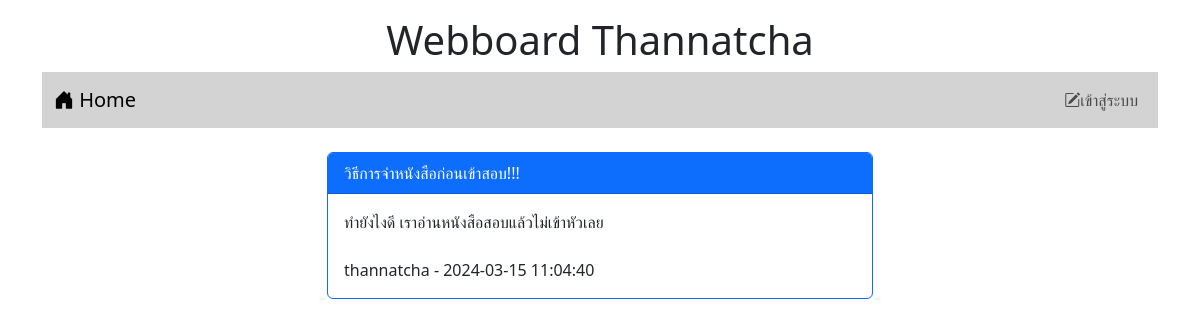
Screenshot of /post.php?id=5 with the database file from the repository.
### tables this page shows
CREATE TABLE `post` (
  `id` int(11) NOT NULL,
  `title` varchar(128) NOT NULL,
  `content` varchar(2048) NOT NULL,
  `post_date` datetime NOT NULL,
  `cat_id` int(11) NOT NULL,
  `user_id` int(11) NOT NULL
);

CREATE TABLE `user` (
  `id` int(11) NOT NULL,
  `login` varchar(32) NOT NULL,
  `password` varchar(64) NOT NULL,
  `name` varchar(64) NOT NULL,
  `gender` char(1) NOT NULL,
  `email` varchar(32) NOT NULL,
  `role` char(1) NOT NULL
);

### post.php (the view, shortened to what this page needs)
<!DOCTYPE html>
<html lang="en">
<head>
    <link href="https://cdn.jsdelivr.net/npm/bootstrap@5.3.2/dist/css/bootstrap.min.css" rel="stylesheet">
    <link rel="stylesheet" href="https://cdn.jsdelivr.net/npm/bootstrap-icons@1.11.3/font/bootstrap-icons.min.css">
</head>
<body>
    <div class="container-lg">
        <h1 style="text-align: center;" class="mt-3">Webboard Thannatcha</h1>
        <?php include "nav.php" ?>
        <div class="row mt-4">
            <div class="col-lg-3 col-md-2 col-sm-1"></div>
            <div class="col-lg-6 col-md-8 col-sm-10">
            <?php
            $conn=new PDO("mysql:host=localhost;dbname=webboard;charset=utf8","root","");
            $sql="SELECT post.title,post.content,post.post_date,user.login
            FROM post INNER JOIN user ON (post.user_id=user.id) WHERE post.id=$_GET[id]";
            $result=$conn->query($sql);
            while($row=$result->fetch()){
            echo "<div class='card border-primary'>";
            echo "<div class='card-header bg-primary text-white'>$row[0]</div>";
            echo "<div class='card-body'>$row[1] <br><br>$row[3] - $row[2]</div>";
            echo "</div>";}
            ?>
                <br>
            </div>
            <div class="col-lg-3 col-md-2 col-sm-1"></div>
        </div>
    </div>
</body>
</html>

### rows the page displays
post: title "วิธีการจำหนังสือก่อนเข้าสอบ!!!", content "ทำยังไงดี เราอ่านหนังสือสอบแล้วไม่เข้าหัวเลย", user.login "thannatcha", post_date "2024-03-15 11:04:40"
